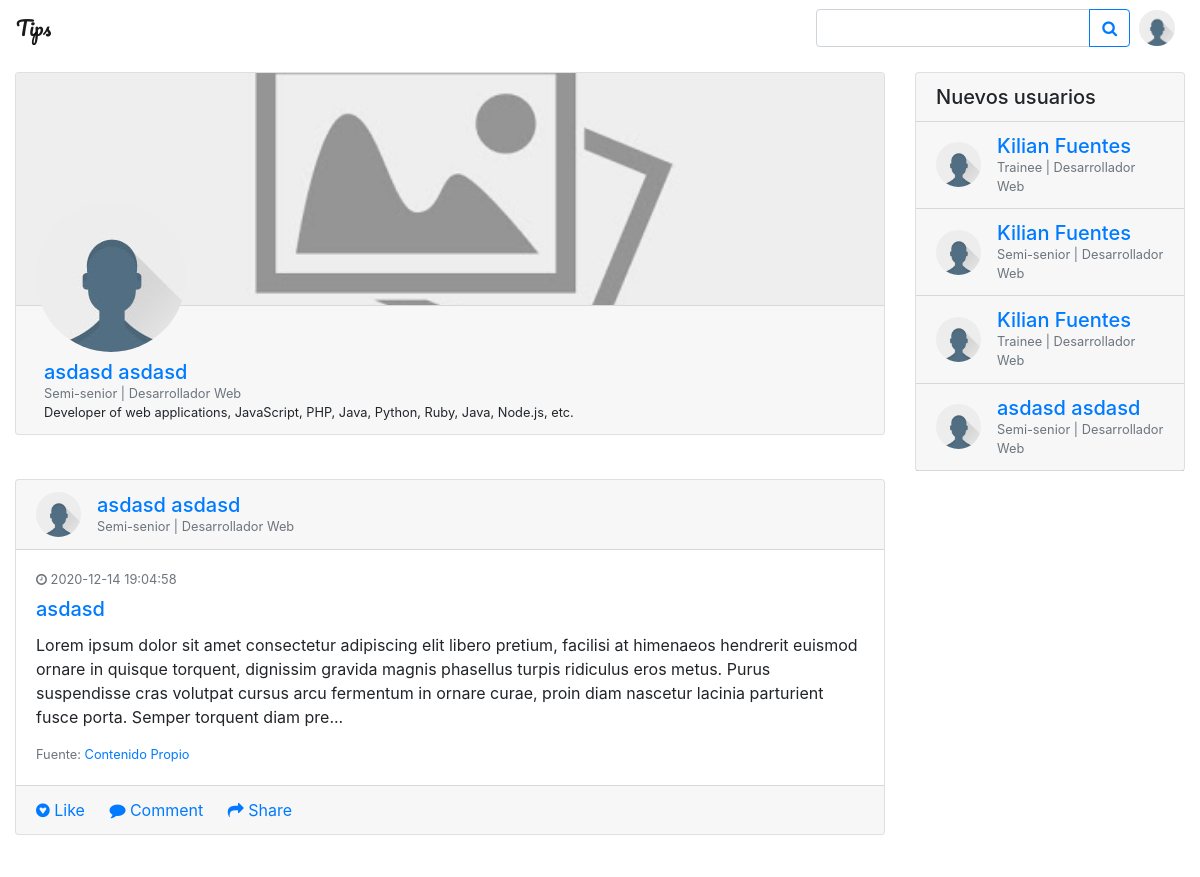
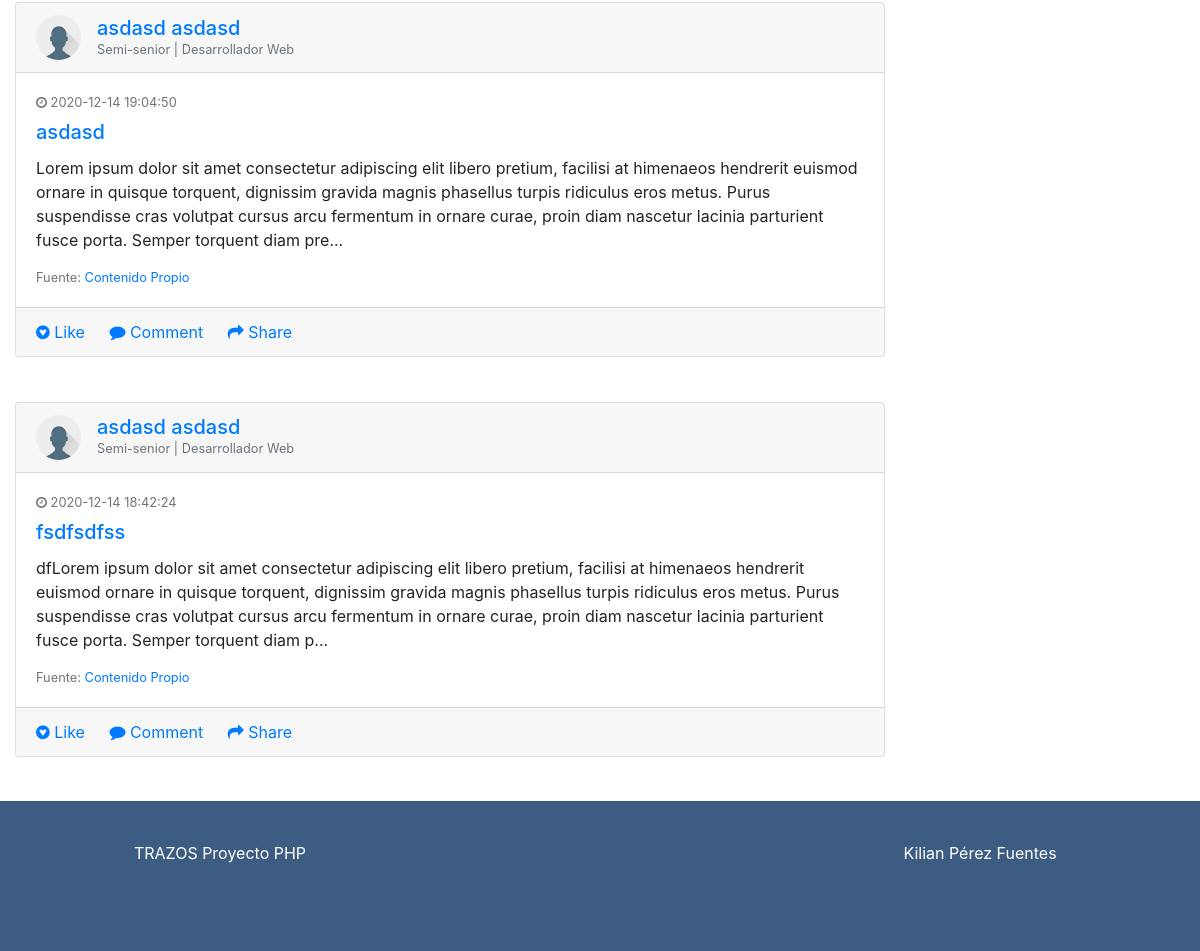
/views/user.php?user=44 (signed in), run on the app's committed database (2 pictures, top to bottom).
### tables this page shows
CREATE TABLE `user` (
  `id` int(11) NOT NULL,
  `name` varchar(128) NOT NULL,
  `surname` varchar(255) NOT NULL,
  `role_user` varchar(20) NOT NULL DEFAULT 'Trainee',
  `proficiency` varchar(128) NOT NULL,
  `user_img` varchar(255) NOT NULL DEFAULT 'https://lh3.googleusercontent.com/proxy/YYuun0Y_eTuEuWLZkdhnzmQQXQq1ti_iexXYkJIV1LrTzYqSs1xL3P4kIPOVsE6Voicj51c3ghg5PcMeJ6UvX6C9PpeFfHKHkV6ZAr00yK8fkA',
  `user_img_header` varchar(255) NOT NULL DEFAULT 'https://d500.epimg.net/cincodias/imagenes/2018/11/09/midinero/1541785111_101699_1541785255_noticia_normal.jpg',
  `email` varchar(255) NOT NULL,
  `password` varchar(255) NOT NULL,
  `created_at` datetime NOT NULL DEFAULT current_timestamp()
);

CREATE TABLE `blog_post` (
  `id` int(11) NOT NULL,
  `title` varchar(128) NOT NULL,
  `post_text` text NOT NULL,
  `source_url` varchar(255) NOT NULL,
  `source_name` varchar(255) NOT NULL DEFAULT 'Contenido propio',
  `created_at` datetime NOT NULL DEFAULT current_timestamp(),
  `post_img` varchar(255) NOT NULL,
  `user_id` int(11) NOT NULL
);

### models/pagepost.class.php (called while the page is built, shortened)
<?php
        if(!empty($_GET['user'])){
            $q_select_post = "SELECT *
            FROM user
            WHERE
            user.`id` = ".$_GET['user']."";
            $exec_select_post = mysqli_query($db, $q_select_post) or die("ERROR PETICION BBDD views/user.php");
            $user_info = mysqli_fetch_assoc($exec_select_post);
        }
?>

### config/ini.php (called while the page is built, shortened)
<?php
    $db = DBConexion::connect();
    require_once(__ROOT__.'/models/pagepost.class.php');
    require_once(__ROOT__.'/models/infopost.class.php');
?>

### models/infopost.class.php (called while the page is built, shortened)
<?php
        $offset = 0;
        $num_items = 4;
        if(!empty($_GET['user'])){
            $q_latest_post_user = "SELECT
            blog_post.id,
            user.id as 'user_id',
            user.name,
            user.surname,
            user.user_img,
            user.role_user,
            user.proficiency,
            blog_post.source_name,
            blog_post.source_url,
            blog_post.title,
            blog_post.post_text,
            blog_post.created_at,
            blog_post.post_img
            FROM user INNER JOIN
            blog_post ON
            user.id = blog_post.user_id
            AND user.id = ".$_GET['user']."
            ORDER BY `blog_post`.`created_at`
            DESC LIMIT $num_items
            OFFSET $offset ";
            $exec_latest_post = mysqli_query( $db,  $q_latest_post_user) or die("FALLO DE MOSTAR ULTIMOS POST");
        }
        $q_new_users = "SELECT
        id,
        name,
        surname,
        user_img,
        email,
        role_user,
        proficiency
        FROM user
        ORDER BY `created_at`
        DESC LIMIT $num_items
           ";
        $exec_new_users = mysqli_query( $db,  $q_new_users) or die("FALLO DE MOSTAR NUEVOS USUARIOS");
?>

### modules/infopostm.php (the view, shortened to what this page needs)
<?php
    while($result_lastp_user = mysqli_fetch_assoc($exec_latest_post)){
        $text_post = $result_lastp_user["post_text"];
        $characters_text = 350;
        if (strlen ( $text_post )>$characters_text) {
            $text_post = substr ( $result_lastp_user["post_text"], 0 , 350 ) ."...";
        }
?>
    <div class="card gedf-card">
        <div class="card-header">
            <div class="d-flex justify-content-between align-items-center">
                <div class="d-flex justify-content-between align-items-center">
                    <div class="mr-2">
                        <img class="rounded-circle cicle-medium" src="<?=$result_lastp_user["user_img"]?>" alt="">
                    </div>
                    <div class="ml-2">
                        <div class="h5 m-0"><a href="../views/user.php?user=<?=$result_lastp_user["user_id"]?>"><?= $result_lastp_user["name"]." ". $result_lastp_user["surname"]?></a></div>
                        <div class="h7 text-muted"><?= $result_lastp_user["role_user"]. " | " .$result_lastp_user["proficiency"]?></div>
                    </div>
                </div>
            </div>
        </div>
        <div class="card-body">
            <div class="text-muted h7 mb-2"> <i class="fa fa-clock-o"></i> <?= $result_lastp_user["created_at"]?></div>
            <a class="card-link" href="../views/pagepost.php?blog_post=<?=$result_lastp_user["id"]?>">
                <h5 class="card-title"> <?= $result_lastp_user["title"]?> </h5>
            </a>
            <p class="card-text">
                    <?= $text_post?>
            </p>
            <div class="text-muted h7">Fuente:
                <a href="<?=$result_lastp_user["source_url"]?>"><?= $result_lastp_user["source_name"]?></a>
        </div>
        </div>
        <div class="card-footer">
            <a href="#" class="card-link"><i class="fa fa-gittip"></i> Like</a>
            <a href="#" class="card-link"><i class="fa fa-comment"></i> Comment</a>
            <a href="#" class="card-link"><i class="fa fa-mail-forward"></i> Share</a>
        </div>
    </div>
<?php
    }
?>

### modules/infouserpage.php (shortened to what this page needs)
<div class="card gedf-card">
   <img class="card-img-top header-profile" src="<?=$user_info["user_img_header"]?>" alt="Card image cap">
   <div class="card-footer">
      <div >
         <div>
            <div class="row">
               <div class="col-sm-6">
                  <img class="mb-2 header-img rounded-circle cicle-large" src="<?=$user_info["user_img"]?>" alt="">
               </div>
            </div >
            <div class="d-flex align-items-end">
               <div class="ml-2">
                  <div class="h5 m-0"><a href="../views/user.php?user=<?=$user_info["user_id"]?>"><?= $user_info["name"]. " ".$user_info["surname"]?></a></div>
                  <div class="h7 text-muted"><?=$user_info["role_user"]?> | <?=$user_info["proficiency"]?></div>
                  <div class="h7">
                     Developer of web applications, JavaScript, PHP, Java, Python, Ruby, Java, Node.js, etc.
                  </div>
               </div>
            </div>
         </div>
      </div>
   </div>
</div>

### modules/infoposts.php
<div class="card gedf-card border-bottom-0">
    <h5 class="card-header" >Nuevos usuarios</h5>
    <?php
            while($result_new_users = mysqli_fetch_assoc($exec_new_users)){
        ?>
        <div class="card-header">
        <div class="d-flex justify-content-between align-items-center">
            <div class="d-flex justify-content-between align-items-center">
                <div class="mr-2">
                    <img class="rounded-circle cicle-medium" src="<?=$result_new_users["user_img"]?>" alt="">
                </div>
                <div class="ml-2">
                    <div class="h5 m-0"><a href="../views/user.php?user=<?=$result_new_users["id"]?>"><?= $result_new_users["name"]." ". $result_new_users["surname"]?></a></div>
                    <div class="h7 text-muted"><?= $result_new_users["role_user"]. " | " .$result_new_users["proficiency"]?></div>
                </div>
            </div>
        </div>
        </div>
        <?php
        }
    ?>
</div>

### assets/css/style.css (style rules this page uses)
.h7 { font-size: 0.8rem; }
.header-profile { max-height: 232px; object-fit: cover; }
.header-img { margin-top: -116px; }
.cicle-medium { height: 45px; object-fit: cover; width: 45px; }
.cicle-large { height: 150px; object-fit: cover; width: 150px; }
@media (min-width: 992px) { .gedf-card { margin-bottom: 2.77rem; } }

### data on the page
user: user_img_header (picture), user_img (picture), name "asdasd", surname "asdasd", role_user "Semi-senior", proficiency "Desarrollador Web"
blog_post: user.user_img (picture), user.name "asdasd", user.surname "asdasd", user.role_user "Semi-senior", user.proficiency "Desarrollador Web", created_at "2020-12-14 19:04:58", title "asdasd", post_text "Lorem ipsum dolor sit amet consectetur adipiscing elit libero pretium, facilisi at himenaeos hendrerit euismod ornare in quisque torquent, dignissim gravida magnis phasellus turpis ridiculus eros metus. Purus suspendisse cras volutpat cursus arcu fermentum in ornare curae, proin diam nascetur lacinia parturient fusce porta. Semper torquent diam pre...", source_name "Contenido Propio"
blog_post: user.user_img (picture), user.name "asdasd", user.surname "asdasd", user.role_user "Semi-senior", user.proficiency "Desarrollador Web", created_at "2020-12-14 19:04:50", title "asdasd", post_text "Lorem ipsum dolor sit amet consectetur adipiscing elit libero pretium, facilisi at himenaeos hendrerit euismod ornare in quisque torquent, dignissim gravida magnis phasellus turpis ridiculus eros metus. Purus suspendisse cras volutpat cursus arcu fermentum in ornare curae, proin diam nascetur lacinia parturient fusce porta. Semper torquent diam pre...", source_name "Contenido Propio"
blog_post: user.user_img (picture), user.name "asdasd", user.surname "asdasd", user.role_user "Semi-senior", user.proficiency "Desarrollador Web", created_at "2020-12-14 18:42:24", title "fsdfsdfss", post_text "dfLorem ipsum dolor sit amet consectetur adipiscing elit libero pretium, facilisi at himenaeos hendrerit euismod ornare in quisque torquent, dignissim gravida magnis phasellus turpis ridiculus eros metus. Purus suspendisse cras volutpat cursus arcu fermentum in ornare curae, proin diam nascetur lacinia parturient fusce porta. Semper torquent diam p...", source_name "Contenido Propio"
user: user_img (picture), name "Kilian", surname "Fuentes", role_user "Trainee", proficiency "Desarrollador Web"
user: user_img (picture), name "Kilian", surname "Fuentes", role_user "Semi-senior", proficiency "Desarrollador Web"
user: user_img (picture), name "Kilian", surname "Fuentes", role_user "Trainee", proficiency "Desarrollador Web"
